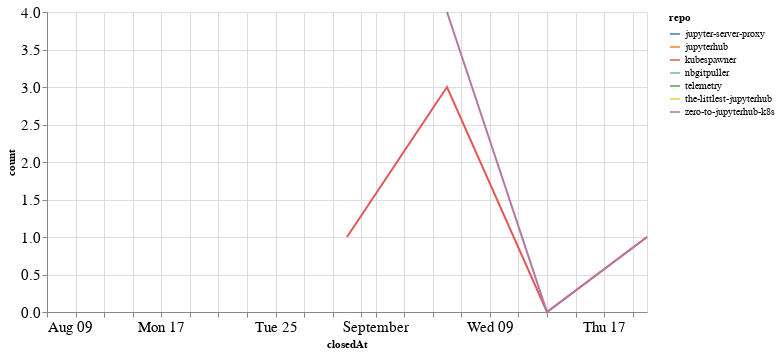

Notebook code for this chart:
### Code cell
closed_by_time = closed_by.groupby('repo').resample('W', on='closedAt').count()['author'].reset_index()
closed_by_time = closed_by_time.rename(columns={'author': 'count'})

alt.Chart(closed_by_time, width=600).mark_line().encode(
    x='closedAt',
    y='count',
    color='repo',
    tooltip="repo"
)

### Figure 1 — Vega-Lite specification as saved in the notebook (floating-point values rounded to 4 significant figures)
{"config": {"axisLeft": {"labelFontSize": 15}, "axisBottom": {"labelFontSize": 15}}, "data": {"name": "data-25c6a989aa31d0e4e1b9a024f12e49a7"}, "mark": "line", "encoding": {"color": {"type": "nominal", "field": "repo"}, "tooltip": {"type": "nominal", "field": "repo"}, "x": {"type": "temporal", "field": "closedAt"}, "y": {"type": "quantitative", "field": "count"}}, "width": 600, "$schema": "https://vega.github.io/schema/vega-lite/v4.8.1.json", "datasets": {"data-25c6a989aa31d0e4e1b9a024f12e49a7": [{"repo": "jupyter-server-proxy", "closedAt": "2020-09-20T00:00:00", "count": 2}, {"repo": "jupyterhub", "closedAt": "2020-09-20T00:00:00", "count": 1}, {"repo": "kubespawner", "closedAt": "2020-08-30T00:00:00", "count": 1}, {"repo": "kubespawner", "closedAt": "2020-09-06T00:00:00", "count": 3}, {"repo": "kubespawner", "closedAt": "2020-09-13T00:00:00", "count": 0}, {"repo": "kubespawner", "closedAt": "2020-09-20T00:00:00", "count": 1}, {"repo": "nbgitpuller", "closedAt": "2020-08-09T00:00:00", "count": 2}, {"repo": "telemetry", "closedAt": "2020-08-30T00:00:00", "count": 1}, {"repo": "the-littlest-jupyterhub", "closedAt": "2020-09-20T00:00:00", "count": 1}, {"repo": "zero-to-jupyterhub-k8s", "closedAt": "2020-09-06T00:00:00", "count": 4}, {"repo": "zero-to-jupyterhub-k8s", "closedAt": "2020-09-13T00:00:00", "count": 0}, {"repo": "zero-to-jupyterhub-k8s", "closedAt": "2020-09-20T00:00:00", "count": 1}]}}
